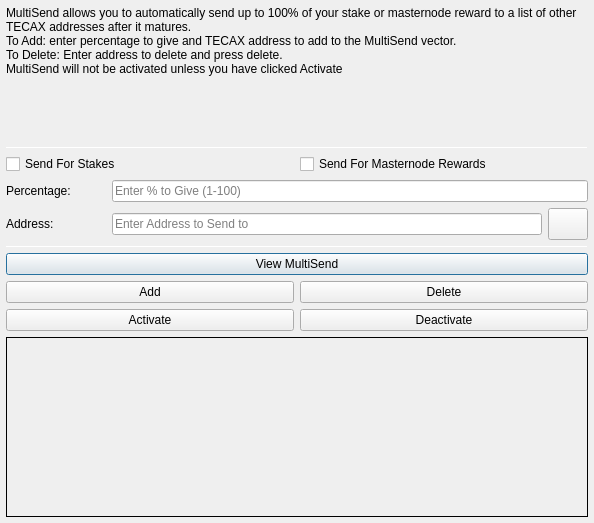
<?xml version="1.0" encoding="UTF-8"?>
<ui version="4.0">
 <class>MultiSendDialog</class>
 <widget class="QDialog" name="MultiSendDialog">
  <property name="windowModality">
   <enum>Qt::NonModal</enum>
  </property>
  <property name="geometry">
   <rect>
    <x>0</x>
    <y>0</y>
    <width>594</width>
    <height>523</height>
   </rect>
  </property>
  <property name="windowTitle">
   <string>MultiSend</string>
  </property>
  <layout class="QVBoxLayout" name="verticalLayout" stretch="0">
   <property name="leftMargin">
    <number>6</number>
   </property>
   <property name="topMargin">
    <number>6</number>
   </property>
   <property name="rightMargin">
    <number>6</number>
   </property>
   <property name="bottomMargin">
    <number>6</number>
   </property>
   <item>
    <layout class="QVBoxLayout" name="verticalLayout_Main" stretch="1,1,1,1,1,1">
     <item>
      <widget class="QLabel" name="label_2">
       <property name="lineWidth">
        <number>1</number>
       </property>
       <property name="text">
        <string>MultiSend allows you to automatically send up to 100% of your stake or masternode reward to a list of other TECAX addresses after it matures.
To Add: enter percentage to give and TECAX address to add to the MultiSend vector.
To Delete: Enter address to delete and press delete.
MultiSend will not be activated unless you have clicked Activate</string>
       </property>
       <property name="alignment">
        <set>Qt::AlignLeading|Qt::AlignLeft|Qt::AlignTop</set>
       </property>
       <property name="wordWrap">
        <bool>true</bool>
       </property>
      </widget>
     </item>
     <item>
      <widget class="Line" name="line">
       <property name="minimumSize">
        <size>
         <width>0</width>
         <height>1</height>
        </size>
       </property>
       <property name="maximumSize">
        <size>
         <width>16777215</width>
         <height>1</height>
        </size>
       </property>
       <property name="orientation">
        <enum>Qt::Horizontal</enum>
       </property>
      </widget>
     </item>
     <item>
      <layout class="QVBoxLayout" name="verticalLayout_Settings">
       <item>
        <layout class="QHBoxLayout" name="horizontalLayout">
         <item>
          <widget class="QCheckBox" name="multiSendStakeCheckBox">
           <property name="text">
            <string>Send For Stakes</string>
           </property>
          </widget>
         </item>
         <item>
          <widget class="QCheckBox" name="multiSendMasternodeCheckBox">
           <property name="text">
            <string>Send For Masternode Rewards</string>
           </property>
          </widget>
         </item>
        </layout>
       </item>
       <item>
        <layout class="QHBoxLayout" name="horizontalLayout_6">
         <item>
          <widget class="QLabel" name="label">
           <property name="minimumSize">
            <size>
             <width>100</width>
             <height>0</height>
            </size>
           </property>
           <property name="toolTip">
            <string>Percentage of stake to send</string>
           </property>
           <property name="text">
            <string>Percentage:</string>
           </property>
          </widget>
         </item>
         <item>
          <widget class="QLineEdit" name="multiSendPercentEdit">
           <property name="toolTip">
            <string>Enter whole numbers 1 - 100</string>
           </property>
           <property name="placeholderText">
            <string>Enter % to Give (1-100)</string>
           </property>
          </widget>
         </item>
        </layout>
       </item>
       <item>
        <layout class="QHBoxLayout" name="horizontalLayout_7">
         <item>
          <widget class="QLabel" name="label_5">
           <property name="minimumSize">
            <size>
             <width>100</width>
             <height>0</height>
            </size>
           </property>
           <property name="toolTip">
            <string>Address to send portion of stake to</string>
           </property>
           <property name="text">
            <string>Address:</string>
           </property>
          </widget>
         </item>
         <item>
          <widget class="QLineEdit" name="multiSendAddressEdit">
           <property name="toolTip">
            <string/>
           </property>
           <property name="placeholderText">
            <string>Enter Address to Send to</string>
           </property>
          </widget>
         </item>
         <item>
          <widget class="QPushButton" name="addressBookButton">
           <property name="maximumSize">
            <size>
             <width>16777215</width>
             <height>32</height>
            </size>
           </property>
           <property name="toolTip">
            <string>Choose an address from the address book</string>
           </property>
           <property name="text">
            <string/>
           </property>
           <property name="icon">
            <iconset resource="../tecax.qrc">
             <normaloff>:/icons/address-book</normaloff>:/icons/address-book</iconset>
           </property>
           <property name="shortcut">
            <string>Alt+A</string>
           </property>
           <property name="autoDefault">
            <bool>false</bool>
           </property>
          </widget>
         </item>
        </layout>
       </item>
      </layout>
     </item>
     <item>
      <widget class="Line" name="line_2">
       <property name="minimumSize">
        <size>
         <width>0</width>
         <height>1</height>
        </size>
       </property>
       <property name="maximumSize">
        <size>
         <width>16777215</width>
         <height>1</height>
        </size>
       </property>
       <property name="orientation">
        <enum>Qt::Horizontal</enum>
       </property>
      </widget>
     </item>
     <item>
      <layout class="QVBoxLayout" name="verticalLayout_Buttons">
       <item>
        <layout class="QHBoxLayout" name="horizontalLayout_4">
         <item>
          <widget class="QPushButton" name="viewButton">
           <property name="toolTip">
            <string/>
           </property>
           <property name="statusTip">
            <string>View MultiSend Vector</string>
           </property>
           <property name="text">
            <string>View MultiSend</string>
           </property>
          </widget>
         </item>
        </layout>
       </item>
       <item>
        <layout class="QHBoxLayout" name="horizontalLayout_2">
         <item>
          <widget class="QPushButton" name="addButton">
           <property name="toolTip">
            <string/>
           </property>
           <property name="statusTip">
            <string>Add to MultiSend Vector</string>
           </property>
           <property name="text">
            <string>Add</string>
           </property>
          </widget>
         </item>
         <item>
          <widget class="QPushButton" name="deleteButton">
           <property name="toolTip">
            <string/>
           </property>
           <property name="statusTip">
            <string>Delete Address From MultiSend Vector</string>
           </property>
           <property name="text">
            <string>Delete</string>
           </property>
          </widget>
         </item>
        </layout>
       </item>
       <item>
        <layout class="QHBoxLayout" name="horizontalLayout_5">
         <item>
          <widget class="QPushButton" name="activateButton">
           <property name="statusTip">
            <string>Activate MultiSend</string>
           </property>
           <property name="text">
            <string>Activate</string>
           </property>
          </widget>
         </item>
         <item>
          <widget class="QPushButton" name="disableButton">
           <property name="statusTip">
            <string>Deactivate MultiSend</string>
           </property>
           <property name="text">
            <string>Deactivate</string>
           </property>
          </widget>
         </item>
        </layout>
       </item>
      </layout>
     </item>
     <item>
      <widget class="QLabel" name="message">
       <property name="minimumSize">
        <size>
         <width>0</width>
         <height>180</height>
        </size>
       </property>
       <property name="frameShape">
        <enum>QFrame::Panel</enum>
       </property>
       <property name="frameShadow">
        <enum>QFrame::Plain</enum>
       </property>
       <property name="lineWidth">
        <number>1</number>
       </property>
       <property name="midLineWidth">
        <number>1</number>
       </property>
       <property name="text">
        <string/>
       </property>
       <property name="alignment">
        <set>Qt::AlignLeading|Qt::AlignLeft|Qt::AlignTop</set>
       </property>
       <property name="wordWrap">
        <bool>true</bool>
       </property>
      </widget>
     </item>
    </layout>
   </item>
  </layout>
 </widget>
 <resources>
  <include location="../tecax.qrc"/>
 </resources>
 <connections/>
</ui>
